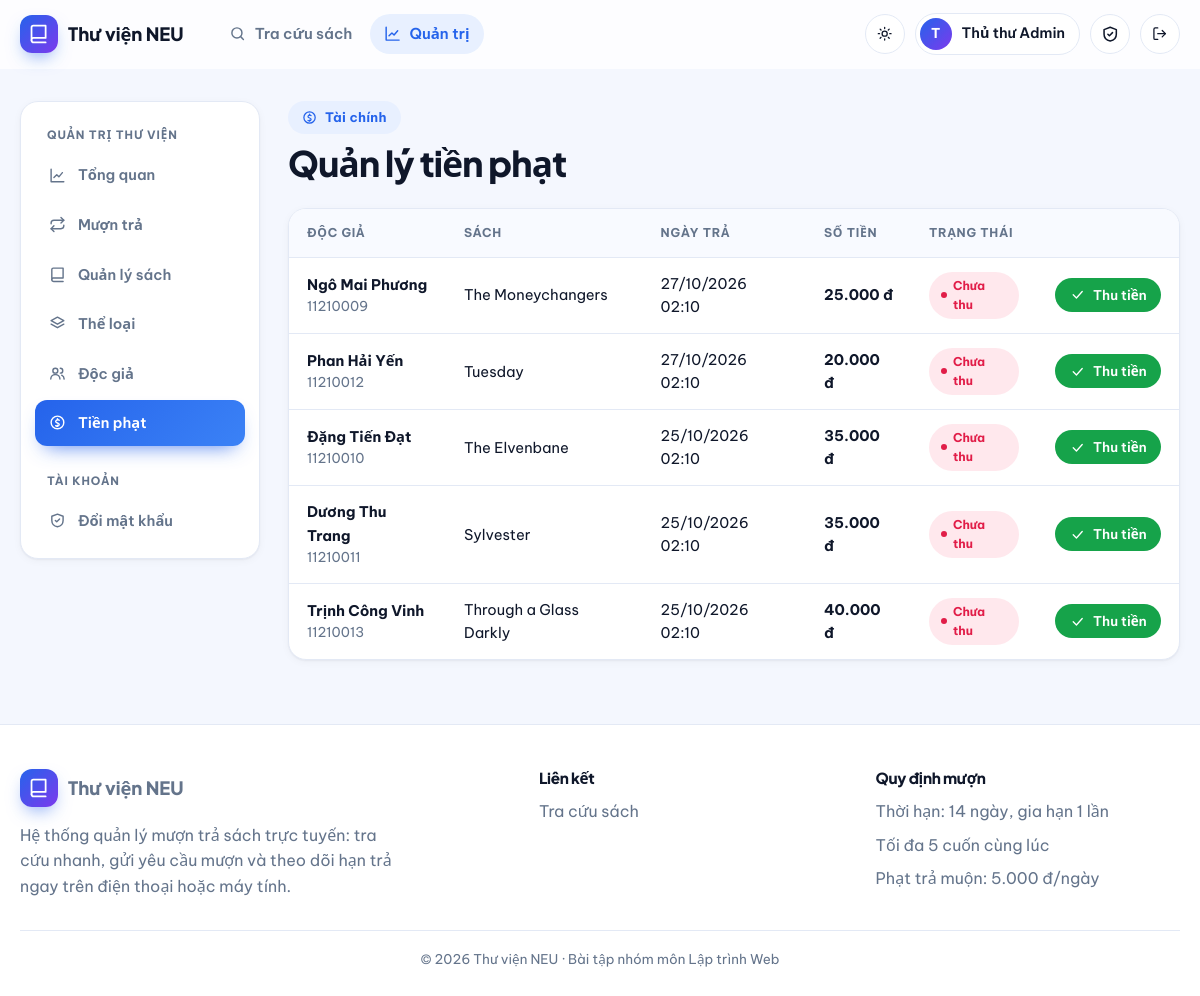
Page /admin/fines (signed in) on the committed database.
### app/models.py (models this page shows, shortened)
class User(UserMixin, db.Model):
    id = db.Column(db.Integer, primary_key=True)
    username = db.Column(db.String(50), unique=True, nullable=False, index=True)
    email = db.Column(db.String(120), unique=True, nullable=False)
    full_name = db.Column(db.String(100), nullable=False)
    student_code = db.Column(db.String(30))
    password_hash = db.Column(db.String(255), nullable=False)
    role = db.Column(db.String(20), nullable=False, default=ROLE_READER)
    active = db.Column(db.Boolean, nullable=False, default=True)
    created_at = db.Column(db.DateTime, default=datetime.now)
    loans = db.relationship("Loan", foreign_keys="Loan.user_id", back_populates="user")
    @property
    def is_active(self):  # Flask-Login: tài khoản bị khoá không đăng nhập được
        return self.active
    @property
    def is_admin(self):
        return self.role == ROLE_ADMIN

class Loan(db.Model):
    id = db.Column(db.Integer, primary_key=True)
    user_id = db.Column(db.Integer, db.ForeignKey("user.id"), nullable=False)
    book_id = db.Column(db.Integer, db.ForeignKey("book.id"), nullable=False)
    status = db.Column(db.String(20), nullable=False, default=LOAN_PENDING, index=True)
    requested_at = db.Column(db.DateTime, default=datetime.now)
    approved_at = db.Column(db.DateTime)
    due_date = db.Column(db.Date)
    returned_at = db.Column(db.DateTime)
    renew_count = db.Column(db.Integer, default=0)
    fine_amount = db.Column(db.Integer, default=0)
    fine_paid = db.Column(db.Boolean, default=False)
    note = db.Column(db.String(255))
    processed_by = db.Column(db.Integer, db.ForeignKey("user.id"))
    user = db.relationship("User", foreign_keys=[user_id], back_populates="loans")
    book = db.relationship("Book", back_populates="loans")
    processor = db.relationship("User", foreign_keys=[processed_by])

class Book(db.Model):
    id = db.Column(db.Integer, primary_key=True)
    title = db.Column(db.String(200), nullable=False, index=True)
    author = db.Column(db.String(120), nullable=False)
    isbn = db.Column(db.String(20))
    publisher = db.Column(db.String(120))
    year = db.Column(db.Integer)
    description = db.Column(db.Text)
    cover_url = db.Column(db.String(500))          # URL ảnh bìa
    location = db.Column(db.String(20))            # Vị trí kệ, vd: "Tủ 03 - Ngăn 07"
    total_copies = db.Column(db.Integer, nullable=False, default=1)
    available_copies = db.Column(db.Integer, nullable=False, default=1)
    category_id = db.Column(db.Integer, db.ForeignKey("category.id"))
    category = db.relationship("Category", back_populates="books")
    loans = db.relationship("Loan", back_populates="book")

### app/blueprints/admin.py (the view)
@bp.route("/fines")
@admin_required
def fines():
    items = Loan.query.filter(Loan.fine_amount > 0).order_by(Loan.fine_paid, Loan.returned_at.desc()).all()
    return render_template("admin/fines.html", loans=items)

### app/blueprints/admin.py (called while the page is built)
def admin_required(fn):
    @wraps(fn)
    @login_required
    def wrapper(*a, **kw):
        if not current_user.is_admin:
            abort(403)
        return fn(*a, **kw)
    return wrapper

### app/models.py (called while the page is built)
@login_manager.user_loader
def load_user(user_id):
    return db.session.get(User, int(user_id))

### app/templates/admin/fines.html (shortened to what this page needs)
{% extends "admin/_layout.html" %}
{% from "macros.html" import csrf, icon, empty %}
{% block admin_content %}
<div class="page-head" data-reveal><div><span class="eyebrow">{{ icon('coins') }} Tài chính</span><h1 class="mt-1">Quản lý tiền phạt</h1></div></div>
{% if loans %}
<div class="table-wrap" data-reveal><table class="table">
  <thead><tr><th>Độc giả</th><th>Sách</th><th>Ngày trả</th><th>Số tiền</th><th>Trạng thái</th><th></th></tr></thead>
  {% for l in loans %}
  <tr>
    <td><b>{{ l.user.full_name }}</b><div class="small muted">{{ l.user.student_code or l.user.username }}</div></td>
    <td>{{ l.book.title }}</td><td>{{ l.returned_at|dt }}</td><td><b>{{ l.fine_amount|vnd }}</b></td>
    <td>{% if l.fine_paid %}<span class="badge badge-success">Đã thu</span>{% else %}<span class="badge badge-danger">Chưa thu</span>{% endif %}</td>
    <td><div class="row-actions">{% if not l.fine_paid %}<form method="post" action="{{ url_for('admin.fine_pay', loan_id=l.id) }}" data-confirm="Xác nhận đã thu {{ l.fine_amount|vnd }} của {{ l.user.full_name }}?">{{ csrf() }}<button class="btn btn-success btn-sm">{{ icon('check') }} Thu tiền</button></form>{% endif %}</div></td>
  </tr>
  {% endfor %}
</table></div>
{% else %}<div class="card">{{ empty('🎉', 'Chưa có khoản phạt nào') }}</div>{% endif %}
{% endblock %}

### app/templates/macros.html (shortened to what this page needs)
{% macro icon(name) %}<svg class="icon" viewBox="0 0 24 24" aria-hidden="true">{{ _icons[name]|safe }}</svg>{% endmacro %}

### app/templates/base.html (shortened to what this page needs)
{% from "macros.html" import icon %}
<!doctype html>
<html lang="vi">
<head>
  <link rel="stylesheet" href="{{ url_for('static', filename='css/style.css') }}">
</head>
<body>
<header class="navbar">
  <div class="container nav-inner">
    <a class="brand" href="{{ url_for('main.index') }}"><span class="brand-mark">{{ icon('book') }}</span>Thư viện NEU</a>
    <nav class="nav-links" id="nav-links">
      <a class="nav-link {{ 'active' if request.endpoint in ('main.index','main.book_detail') }}" href="{{ url_for('main.index') }}">{{ icon('search') }} Tra cứu sách</a>
      {% if current_user.is_authenticated and current_user.is_admin %}
      <a class="nav-link {{ 'active' if request.blueprint == 'admin' }}" href="{{ url_for('admin.dashboard') }}">{{ icon('chart') }} Quản trị</a>
      {% endif %}
    </nav>
    <div class="nav-actions">
      <button class="icon-btn theme-toggle" type="button" aria-label="Đổi giao diện sáng/tối">
        <span class="sun">{{ icon('sun') }}</span><span class="moon">{{ icon('moon') }}</span>
      </button>
      {% if current_user.is_authenticated %}
        <div class="user-chip"><span class="avatar">{{ current_user.full_name[:1]|upper }}</span><span class="name">{{ current_user.full_name }}</span></div>
        <a class="icon-btn" href="{{ url_for('auth.change_password') }}" aria-label="Đổi mật khẩu" title="Đổi mật khẩu">{{ icon('shield') }}</a>
        <form method="post" action="{{ url_for('auth.logout') }}">
          <button class="icon-btn" aria-label="Đăng xuất" title="Đăng xuất">{{ icon('logout') }}</button>
        </form>
      {% else %}
        <a class="btn btn-ghost btn-sm" href="{{ url_for('auth.login') }}">Đăng nhập</a>
        <a class="btn btn-primary btn-sm" href="{{ url_for('auth.register') }}">Đăng ký</a>
      {% endif %}
    </div>
  </div>
</header>
<main>
  <div class="container">{% block content %}{% endblock %}</div>
</main>
<footer class="footer">
  <div class="container">
    <div class="footer-grid">
      <div>
        <a class="brand" href="{{ url_for('main.index') }}"><span class="brand-mark">{{ icon('book') }}</span>Thư viện NEU</a>
        <p class="muted mt-2" style="max-width:380px">Hệ thống quản lý mượn trả sách trực tuyến: tra cứu nhanh, gửi yêu cầu mượn và theo dõi hạn trả ngay trên điện thoại hoặc máy tính.</p>
      </div>
      <div><h4>Liên kết</h4><ul>
        <li><a href="{{ url_for('main.index') }}">Tra cứu sách</a></li>
      </ul></div>
      <div><h4>Quy định mượn</h4><ul class="muted">
        <li>Thời hạn: {{ config.LOAN_DAYS }} ngày, gia hạn {{ config.MAX_RENEWALS }} lần</li>
        <li>Tối đa {{ config.MAX_ACTIVE_LOANS }} cuốn cùng lúc</li>
        <li>Phạt trả muộn: {{ '{:,}'.format(config.FINE_PER_DAY).replace(',', '.') }} đ/ngày</li>
      </ul></div>
    </div>
    <div class="copy">© 2026 Thư viện NEU · Bài tập nhóm môn Lập trình Web</div>
  </div>
</footer>
</body>
</html>

### rows in the picture
User: full_name "T", full_name "Thủ thư Admin"
Loan: user.full_name "Ngô Mai Phương", user "11210009", book "The Moneychangers", returned_at|dt "27/10/2026 02:10", fine_amount|vnd "25.000 đ", fine_paid "Chưa thu"
Loan: user.full_name "Phan Hải Yến", user "11210012", book "Tuesday", returned_at|dt "27/10/2026 02:10", fine_amount|vnd "20.000 đ", fine_paid "Chưa thu"
Loan: user.full_name "Đặng Tiến Đạt", user "11210010", book "The Elvenbane", returned_at|dt "25/10/2026 02:10", fine_amount|vnd "35.000 đ", fine_paid "Chưa thu"
Loan: user.full_name "Dương Thu Trang", user "11210011", book "Sylvester", returned_at|dt "25/10/2026 02:10", fine_amount|vnd "35.000 đ", fine_paid "Chưa thu"
Loan: user.full_name "Trịnh Công Vinh", user "11210013", book "Through a Glass Darkly", returned_at|dt "25/10/2026 02:10", fine_amount|vnd "40.000 đ", fine_paid "Chưa thu"

### other values in the picture
{{ config.LOAN_DAYS }} "14"
{{ config.MAX_RENEWALS }} "1"
{{ config.MAX_ACTIVE_LOANS }} "5"
{{ '{:,}'.format(config.FINE_PER_DAY).replace(',', '.') }} "5.000"
